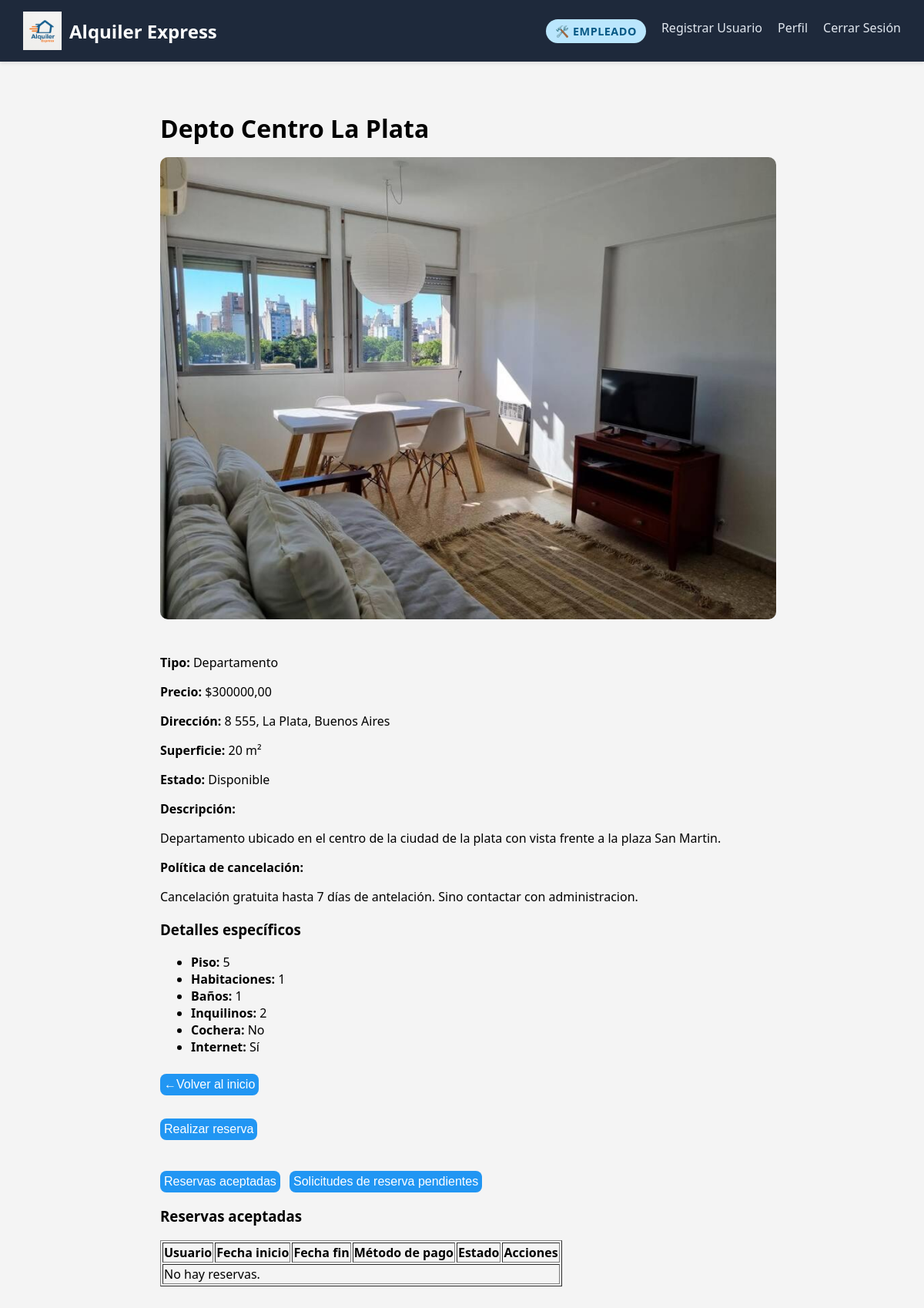
Page /reserva/inmueble/8/ (signed in) on the committed database.
### gestion_inmuebles/models.py (models this page shows, shortened)
class Inmueble(models.Model):
    activo = models.BooleanField(default=True)
    tipo = models.CharField(default='-', max_length=20, editable=False)
    nombre = models.CharField(max_length=100, unique=True)
    calle = models.CharField(max_length=100, default="-")
    numero = models.PositiveIntegerField(default=0)
    provincia = models.CharField(max_length=100)
    ciudad = models.CharField(max_length=100)
    descripcion = models.TextField(blank=True)
    politica_cancelacion = models.TextField(blank=True)
    estado = models.CharField(default='Disponible', choices=ESTADO_CHOICES)
    precio = models.DecimalField(max_digits=10, decimal_places=2)
    imagen = models.ImageField(upload_to='inmuebles/', blank=True, null=True)
    superficie = models.PositiveIntegerField(default=0)

class InmueblesSimilares(Inmueble):
    tiene_internet = models.BooleanField(default=False)
    banios = models.PositiveIntegerField(default=0)
    tiene_cochera = models.BooleanField(default=False)
    habitaciones = models.PositiveIntegerField(default=0)

class Departamento(InmueblesSimilares):
    piso = models.PositiveIntegerField(null=True, blank=True)
    cantidad_inquilinos = models.PositiveIntegerField(default=1)

class InmueblesSimilares(Inmueble):
    tiene_internet = models.BooleanField(default=False)
    banios = models.PositiveIntegerField(default=0)
    tiene_cochera = models.BooleanField(default=False)
    habitaciones = models.PositiveIntegerField(default=0)

### gestion_reserva/views.py (the view)
# urls.py: path('inmueble/<int:pk>/', views.inmueble_detalle, name='inmueble_detalle'),
def inmueble_detalle(request, pk):
    inmueble_base = get_object_or_404(Inmueble, pk=pk)
    inmueble = get_object_or_404(Inmueble, pk=pk)
    puede_cambiar_estado = False  # valor por defecto
    try:
        tipo_obj = Departamento.objects.get(pk=pk)
        tipo = "Departamento"
    except Departamento.DoesNotExist:
        try:
            tipo_obj = Casa.objects.get(pk=pk)
            tipo = "Casa"
        except Casa.DoesNotExist:
            try:
                tipo_obj = Local.objects.get(pk=pk)
                tipo = "Local"
            except Local.DoesNotExist:
                try:
                    tipo_obj = Cochera.objects.get(pk=pk)
                    tipo = "Cochera"
                except Cochera.DoesNotExist:
                    tipo_obj = inmueble_base
                    tipo = "Desconocido"
    reservas = Reserva.objects.none()  # Default para no autenticados
    if request.user.is_authenticated:
        if request.user.is_staff or request.user.is_superuser:
            reservas = Reserva.objects.filter(inmueble=inmueble)
            puede_cambiar_estado = True
        else:
            reservas = Reserva.objects.filter(
                inmueble=inmueble,
                usuario=request.user,
                estado__in=['pendiente_pago', 'aceptada', 'pendiente']
            )
    reservas_aceptadas = reservas.filter(estado='aceptada')
    reservas_pendientes = reservas.filter(estado__in=['pendiente_pago', 'pendiente'])
    context = {
        'inmueble': tipo_obj,
        'reservas_aceptadas': reservas_aceptadas,
        'reservas_pendientes': reservas_pendientes,
        'puede_cambiar_estado': puede_cambiar_estado,
        'user': request.user,
        'estados_cancelables': ['pendiente', 'pendiente_pago', 'aceptada'],
    }
    return render(request, 'gestion_inmuebles/detalle_inmueble.html', context)

### templates/gestion_inmuebles/detalle_inmueble.html (shortened to what this page needs)
{% extends 'base.html' %}
{% load static %}
{% block content %}
<link rel="stylesheet" href="{% static 'styles/detalle_inmueble.css' %}">
<div style="max-width: 800px; margin: auto; padding: 2rem;">
    <h1 style="font-size: 2rem; margin-bottom: 1rem;">{{ inmueble.nombre }}</h1>
    {% if inmueble.imagen %}
        <img src="{{ inmueble.imagen.url }}" alt="Imagen de {{ inmueble.nombre }}" style="width:100%; height:auto; border-radius: 10px; margin-bottom: 1.5rem;">
    {% endif %}
    <div style="margin-bottom: 1rem;">
        <p><strong>Tipo:</strong> {{ inmueble.tipo }}</p>
    </div>
    <div style="margin-bottom: 1rem;">
        <strong>Precio:</strong> ${{ inmueble.precio }}
    </div>
    <div style="margin-bottom: 1rem;">
        <strong>Dirección:</strong> {{ inmueble.calle }} {{ inmueble.numero }}, {{ inmueble.ciudad }}, {{ inmueble.provincia }}
    </div>
    <div style="margin-bottom: 1rem;">
        <strong>Superficie:</strong> {{ inmueble.superficie }} m²
    </div>
    <div style="margin-bottom: 1rem;">
        <strong>Estado:</strong> {{ inmueble.get_estado_display }}
    </div>
    <div style="margin-bottom: 1rem;">
        <strong>Descripción:</strong> {{ inmueble.descripcion|linebreaks }}
    </div>
    <div style="margin-bottom: 1rem;">
        <strong>Política de cancelación:</strong> {{ inmueble.politica_cancelacion|linebreaks }}
    </div>
   {% if inmueble.tipo == "Departamento" or inmueble.tipo == "Casa" %}
    <h3>Detalles específicos</h3>
    <ul>
        {% if inmueble.tipo == "Departamento" %}
            <li><strong>Piso:</strong> {{ inmueble.piso }}</li>
        {% else %}
            <li><strong>Pisos:</strong> {{ inmueble.pisos }}</li>
        {% endif %}
        <li><strong>Habitaciones:</strong> {{ inmueble.habitaciones }}</li>
        <li><strong>Baños:</strong> {{ inmueble.banios }}</li>
        <li><strong>Inquilinos:</strong> {{ inmueble.cantidad_inquilinos }}</li>
        <li><strong>Cochera:</strong> {{ inmueble.tiene_cochera|yesno:"Sí,No" }}</li>
        <li><strong>Internet:</strong> {{ inmueble.tiene_internet|yesno:"Sí,No" }}</li>
    </ul>
    {% endif %}
    <a href="{% url 'listaInmuebles' %}">
        <button>←Volver al inicio</button>
    </a>
    <br>
    <br>
    {% if user.is_authenticated and inmueble.estado == "Disponible" %}
    <a href="{% url 'hacer_reserva' inmueble.id %}">
        <button>Realizar reserva</button>
    </a>
    {% endif %}
    {% if user.is_authenticated %}
    <div class="pestana-selector">
        <button onclick="mostrarPestaña('aceptadas')">Reservas aceptadas</button>
        <button onclick="mostrarPestaña('pendientes')">Solicitudes de reserva pendientes</button>
    </div>
    <div id="pestana-aceptadas" class="pestana" style="margin-top: 1rem;">
        <h3>Reservas aceptadas</h3>
        {% include 'gestion_reserva/tabla_reservas.html' with reservas=reservas_aceptadas puede_cambiar_estado=puede_cambiar_estado %}
    </div>
    {% endif %}
{% endblock %}

### static/styles/base.css (style rules this page uses)
body { margin: 0; font-family: 'Segoe UI', sans-serif; background-color: #f4f4f4; }

### static/styles/detalle_inmueble.css (style rules this page uses)
button { background-color: #2196F3; color: white; padding: 5px 5px; margin: 0.5rem 0.5rem 0 0; border: none; border-radius: 8px; cursor: pointer; font-size: 1rem; transition: background-color 0.3s ease; }
a button { text-decoration: none; }
.pestana-selector { margin-top: 2rem; }
.pestana-selector button { background-color: #2196F3; }

### rows in the picture
Inmueble: nombre "Depto Centro La Plata", imagen (picture), tipo "Departamento", precio "300000,00", calle "8", numero "555", ciudad "La Plata", provincia "Buenos Aires", superficie "20", descripcion "Departamento ubicado en el centro de la ciudad de la plata con vista frente a la plaza San Martin.", politica_cancelacion "Cancelación gratuita hasta 7 días de antelación. Sino contactar con administracion."
Departamento: estado "Disponible", piso "5", cantidad_inquilinos "2"
InmueblesSimilares: habitaciones "1", banios "1", tiene_cochera "No", tiene_internet "Sí"
